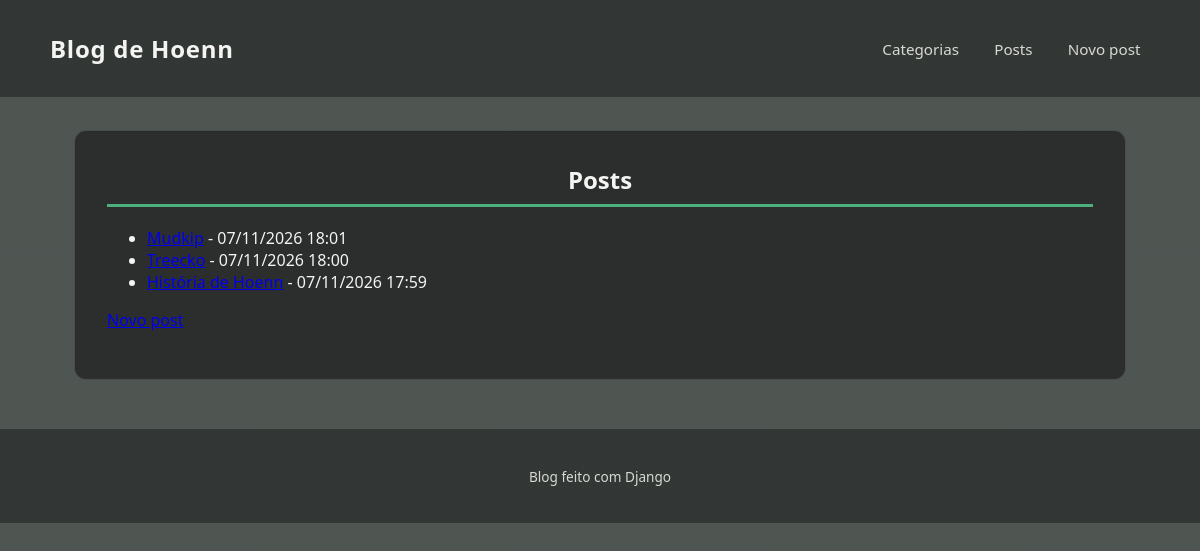
Before: / with the older database file.
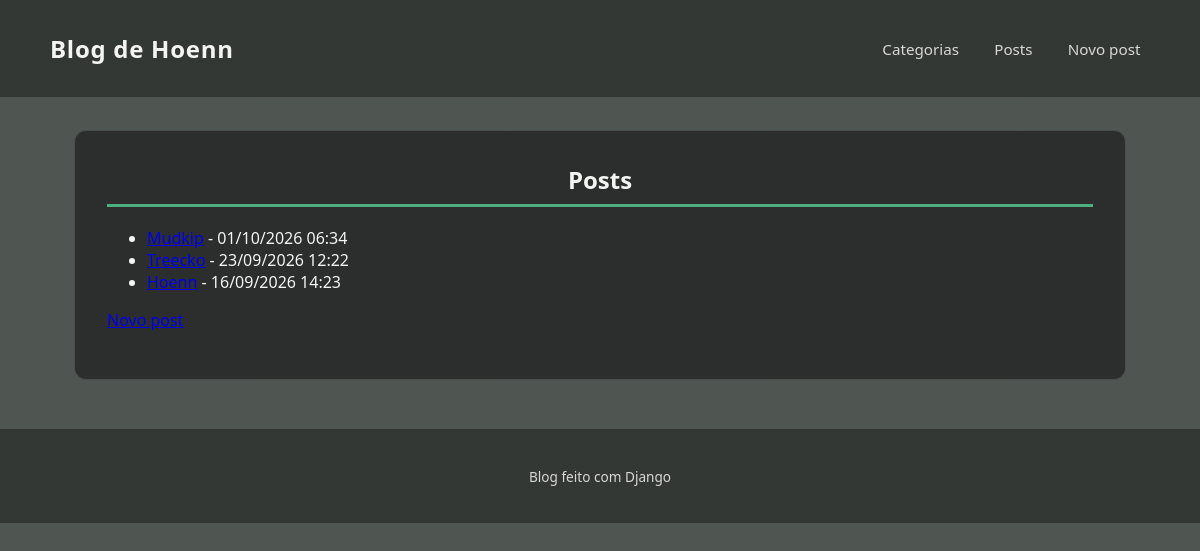
After: the same page with the newer database file.
### blog/models.py (models this page shows, shortened)
class Post(models.Model):
    categories = models.ManyToManyField(Category, related_name='posts', blank=True)
    title = models.CharField(max_length=200)
    content = models.TextField()
    date = models.DateTimeField(default=timezone.now)

### blog/views.py (the view)
# urls.py: path('', views.PostListView.as_view(), name='post_list'),
class PostListView(ListView):
    model = Post
    ordering = ['-date']
    context_object_name = 'posts'

### templates/blog/post_list.html (shortened to what this page needs)
{% extends 'base.html' %}
{% block content %}
<article class="pagina-conteudo">
  <h1>{% if category %}Categoria: {{ category.name }}{% else %}Posts{% endif %}</h1>
  <ul>
    {% for post in posts %}
      <li>
        <a href="{% url 'post_detail' post.pk %}">{{ post.title }}</a>
        - {{ post.date|date:"d/m/Y H:i" }}
      </li>
    {% empty %}
      <li>Nenhum post ainda.</li>
    {% endfor %}
  </ul>
  <p><a href="{% url 'post_create' %}">Novo post</a></p>
</article>
{% endblock %}

### templates/base.html (shortened to what this page needs)
{% load static %}
<!DOCTYPE html>
<html lang="pt-br">
<head>
  <link rel="stylesheet" href="{% static 'css/style.css' %}">
</head>
<body class="pagina-hoenn">
  <header class="site-header">
    <div class="site-header__wrap">
      <p class="site-title"><a href="{% url 'post_list' %}">Blog de Hoenn</a></p>
      <nav class="site-nav">
        <ul>
          <li><a href="{% url 'category_list' %}">Categorias</a></li>
          <li><a href="{% url 'post_list' %}">Posts</a></li>
          <li><a href="{% url 'post_create' %}">Novo post</a></li>
        </ul>
      </nav>
    </div>
  </header>
  <main>
    {% block content %}{% endblock %}
  </main>
  <footer class="site-footer">
    <p>Blog feito com Django</p>
  </footer>
</body>
</html>

### static/css/style.css (style rules this page uses)
:root { --cor-fundo-overlay: rgba(10, 20, 15, 0.72); --cor-texto: #f4f4f2; --cor-texto-suave: #d8d8d4; --cor-card: rgba(15, 15, 15, 0.55); --cor-borda: rgba(255, 255, 255, 0.15); --cor-accent-padrao: #4caf7d; }
* { box-sizing: border-box; }
html, body { margin: 0; padding: 0; min-height: 100%; font-family: "Segoe UI", Verdana, Arial, sans-serif; color: var(--cor-texto); }
body.pagina-hoenn { background-image: linear-gradient(var(--cor-fundo-overlay), var(--cor-fundo-overlay)), url("../images/hoenn-bg.jpg"); background-size: cover; background-position: center; background-attachment: fixed; background-repeat: no-repeat; display: flex; flex-direction: column; }
.site-header { padding: 1rem 1.5rem; border-bottom: 1px solid var(--cor-borda); background: rgba(0, 0, 0, 0.35); }
.site-header__wrap { display: flex; justify-content: space-between; align-items: center; flex-wrap: wrap; gap: 0.75rem; max-width: 1100px; margin: 0 auto; }
.site-title a { color: var(--cor-texto); text-decoration: none; font-size: 1.5rem; font-weight: 700; letter-spacing: 0.03em; }
.site-nav ul { display: flex; flex-wrap: wrap; gap: 1rem; list-style: none; margin: 0; padding: 0; }
.site-nav a { color: var(--cor-texto-suave); text-decoration: none; font-size: 0.95rem; padding: 0.35rem 0.6rem; border-radius: 6px; transition: background 0.2s ease; }
main { flex: 1; max-width: 1100px; width: 100%; margin: 0 auto; padding: 2rem 1.5rem 3rem; }
article.pagina-conteudo { background: var(--cor-card); border: 1px solid var(--cor-borda); border-radius: 12px; padding: 2rem; }
article h1 { text-align: center; border-bottom: 3px solid var(--accent, var(--cor-accent-padrao)); padding-bottom: 0.5rem; margin-top: 0; }
.site-footer { text-align: center; padding: 1.5rem; font-size: 0.85rem; color: var(--cor-texto-suave); border-top: 1px solid var(--cor-borda); background: rgba(0, 0, 0, 0.35); }

Changed rows visible on the page:
removed Post: date "07/11/2026 18:01"
removed Post: date "07/11/2026 18:00"
removed Post: date "07/11/2026 17:59"
added Post: date "01/10/2026 06:34"
added Post: date "23/09/2026 12:22"
added Post: date "16/09/2026 14:23"
